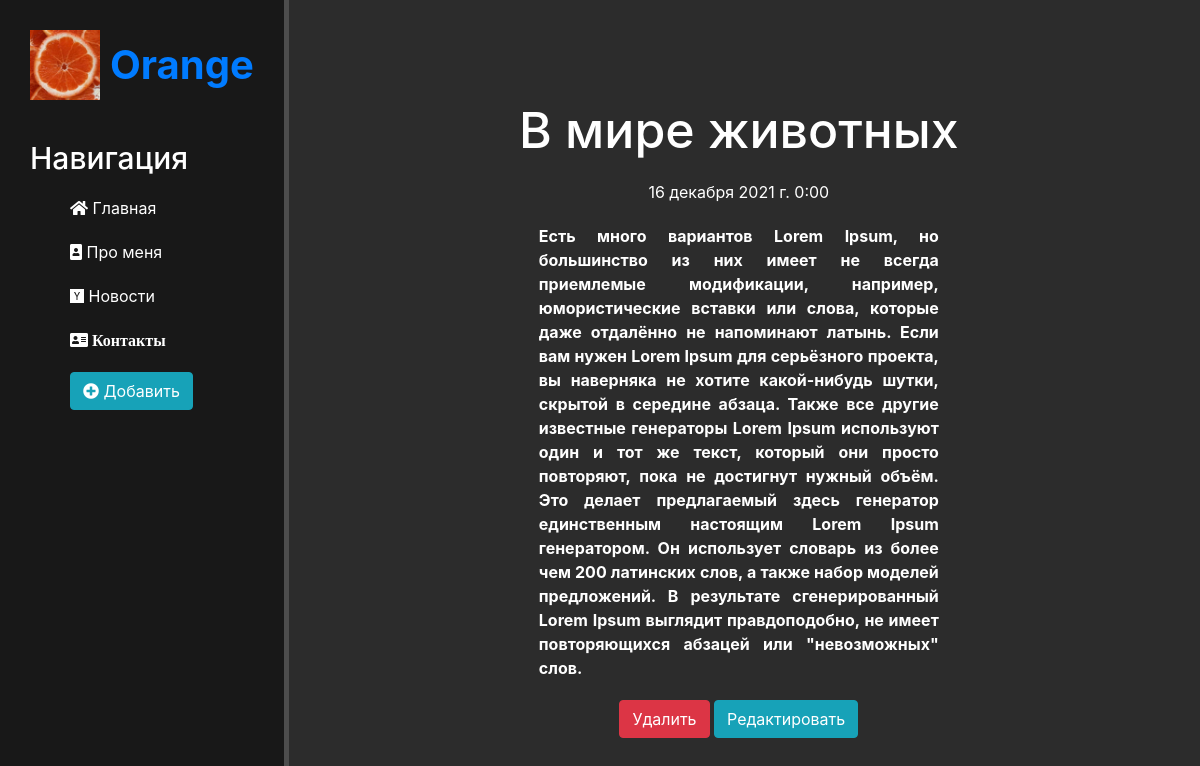
The page /news/8 on the database as committed earlier.
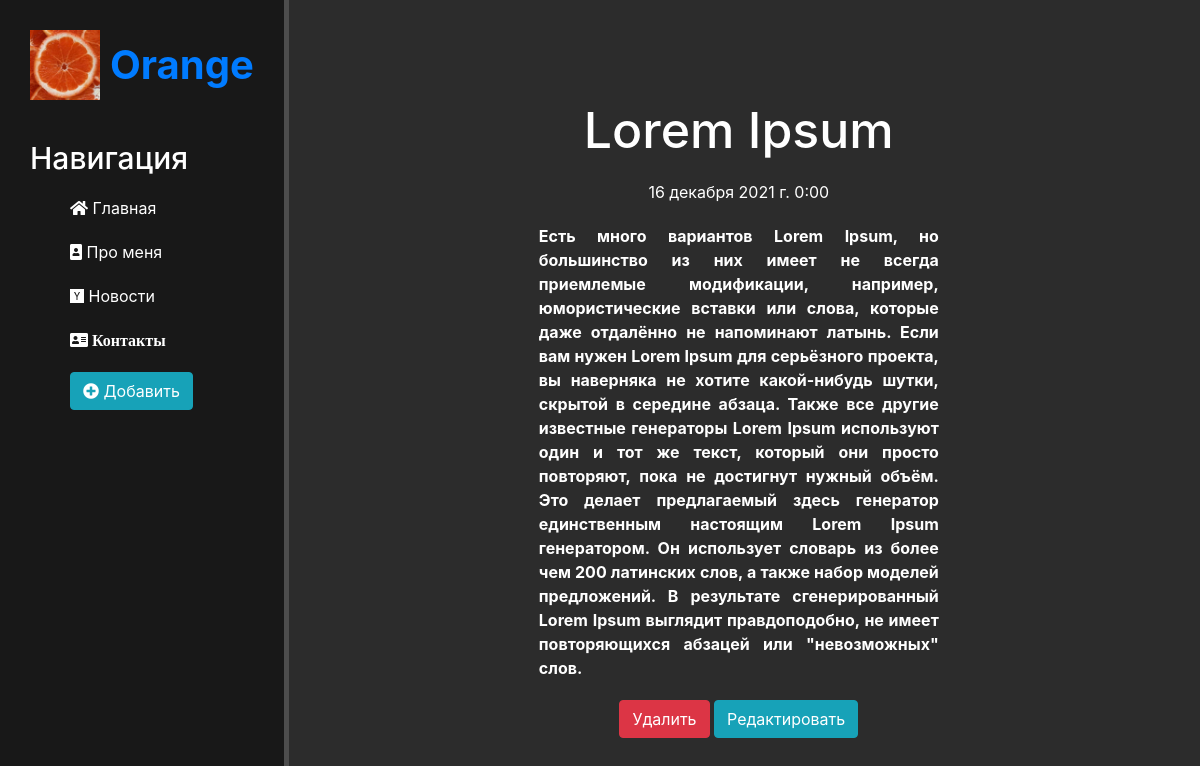
The same page on the database as committed later.
### news/models.py (models this page shows, shortened)
class Articles(models.Model):
    title = models.CharField('Название', max_length=50)
    anons = models.CharField('Анонс', max_length=150)
    full_text = models.TextField('Статья')
    date = models.DateTimeField('Дата публикации', null=True)
    class Meta:
        verbose_name = 'Новость'
        verbose_name_plural = 'Новости'
        ordering = ['-date', 'title']

### news/views.py (the view)
# urls.py: path('<int:pk>', views.NewsDetailView.as_view(), name='news-detail'),
class NewsDetailView(DetailView):
    model = Articles
    template_name = 'news/detail_view.html'
    context_object_name = 'article'  # название ключа для передачи внутрь шаблона

### news/templates/news/detail_view.html (shortened to what this page needs)
{% extends 'main/layout.html' %}
{% block content %}
<div class="features">
    <h1>{{ article.title }}</h1>
    <p>{{ article.date }}</p>
    <p class="context">{{ article.full_text }}</p>
    <a href="{% url 'news-delete' article.id %}" class="btn btn-danger">Удалить</a>
    <a href="{% url 'news-update' article.id %}" class="btn btn-info">Редактировать</a>
</div>
{% endblock %}

Rows that differ between the two databases and show on the page:
changed Articles: title "В мире животных" → "Lorem Ipsum"
